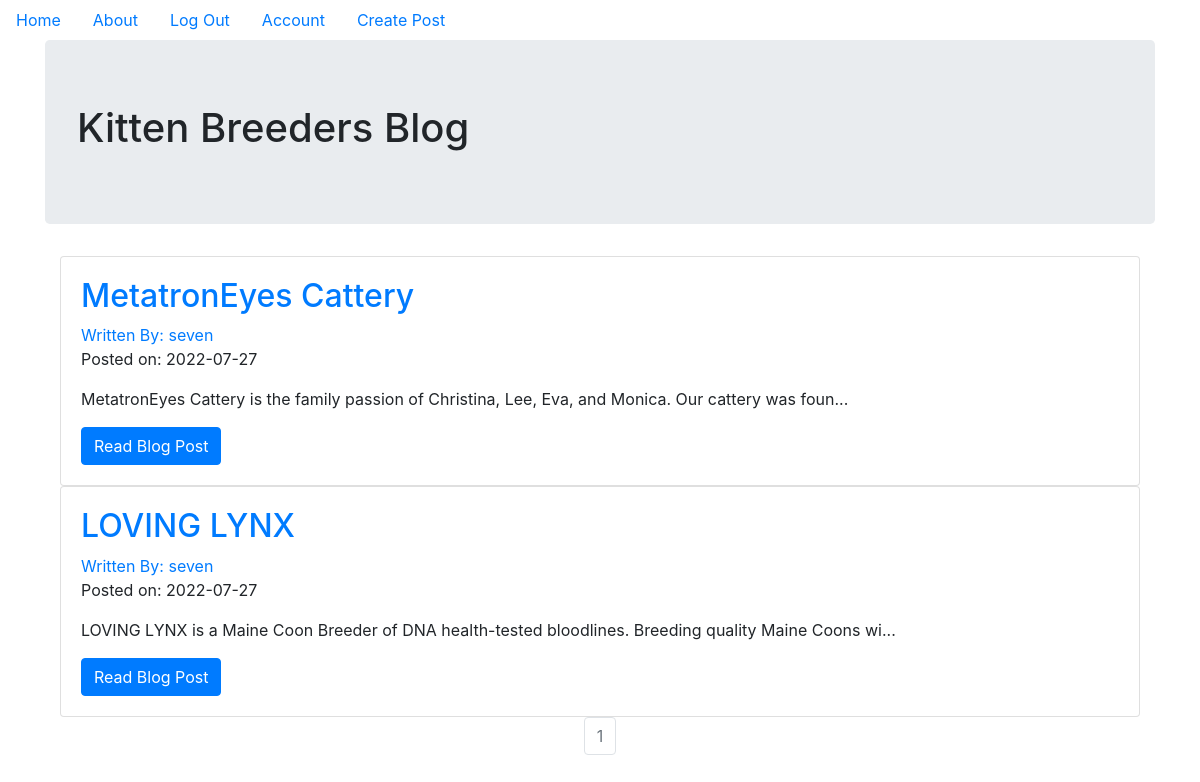
The page / (signed in) on the database its author committed.
### kittencompanyblog/models.py (models this page shows, shortened)
class BlogPost(db.Model):
    users = db.relationship(User)
    id = db.Column(db.Integer, primary_key=True)
    user_id = db.Column(db.Integer, db.ForeignKey('users.id'), nullable=False)
    date = db.Column(db.DateTime, nullable=False, default=datetime.utcnow)
    title = db.Column(db.String(140), nullable=False)
    text = db.Column(db.Text, nullable=False)

class User(db.Model, UserMixin):
    __tablename__ = 'users'
    id = db.Column(db.Integer, primary_key=True)
    profile_image = db.Column(
        db.String(64), nullable=False, default='default_profile.png')
    email = db.Column(db.String(64), unique=True, index=True)
    username = db.Column(db.String(64), unique=True, index=True)
    password_hash = db.Column(db.String(128))
    posts = db.relationship('BlogPost', backref='author', lazy=True)

### kittencompanyblog/core/views.py (the view)
@core.route('/')
def index():
    page = request.args.get('page', 1, type=int)
    blog_posts = BlogPost.query.order_by(
        BlogPost.date.desc()).paginate(page=page, per_page=10)
    return render_template('index.html', blog_posts=blog_posts)

### kittencompanyblog/models.py (called while the page is built)
@login_manager.user_loader
def load_user(user_id):
    return User.query.get(user_id)

### kittencompanyblog/templates/index.html (shortened to what this page needs)
{% extends "base.html" %}
{% block content %}
  <div class="jumbotron">
    <h1>Kitten Breeders Blog</h1>
  </div>
  <div class="container">
    {% for post in blog_posts.items %}
    <div class="card" >
      <div class="card-body">
        <h2><a class="card-title" href="  {{ url_for('blog_posts.blog_post', blog_post_id=post.id) }}">{{ post.title }}</a></h2>
        <a href="{{ url_for('users.user_posts', username=post.author.username) }}">Written By: {{ post.author.username }}</a>
        <p>Posted on: {{ post.date.strftime('%Y-%m-%d') }}</p>
        <p class="card-text">{{ post.text[:100] }}...</p>
        <a href="{{ url_for('blog_posts.blog_post', blog_post_id=post.id) }}" class="btn btn-primary">Read Blog Post</a>
      </div>
    </div>
   {% endfor %}
   <nav aria-label="Page navigation example">
     <ul class="pagination justify-content-center">
       {% for page_num in blog_posts.iter_pages(left_edge=1, right_edge=1, left_current=1, right_current=2) %}
          {% if blog_posts.page == page_num %}
          <li class="page-item disabled">
            <a class="page-link" href="{{ url_for('core.index', page=page_num) }}">{{ page_num }}</a></li>
          {% else %}
            <li class="page-item"><a class="page-link" href="{{ url_for('core.index', page=page_num) }}">{{ page_num }}</a></li>
          {% endif %}
      {% endfor %}
    </nav>
{% endblock %}

### rows shown on the page
BlogPost: title "MetatronEyes Cattery", author.username "seven", date "2022-07-27", text "MetatronEyes Cattery is the family passion of Christina, Lee, Eva, and Monica. Our cattery was foun"
BlogPost: title "LOVING LYNX", author.username "seven", date "2022-07-27", text "LOVING LYNX is a Maine Coon Breeder of DNA health-tested bloodlines. Breeding quality Maine Coons wi"

### other values the page prints
{{ page_num }} "1"
